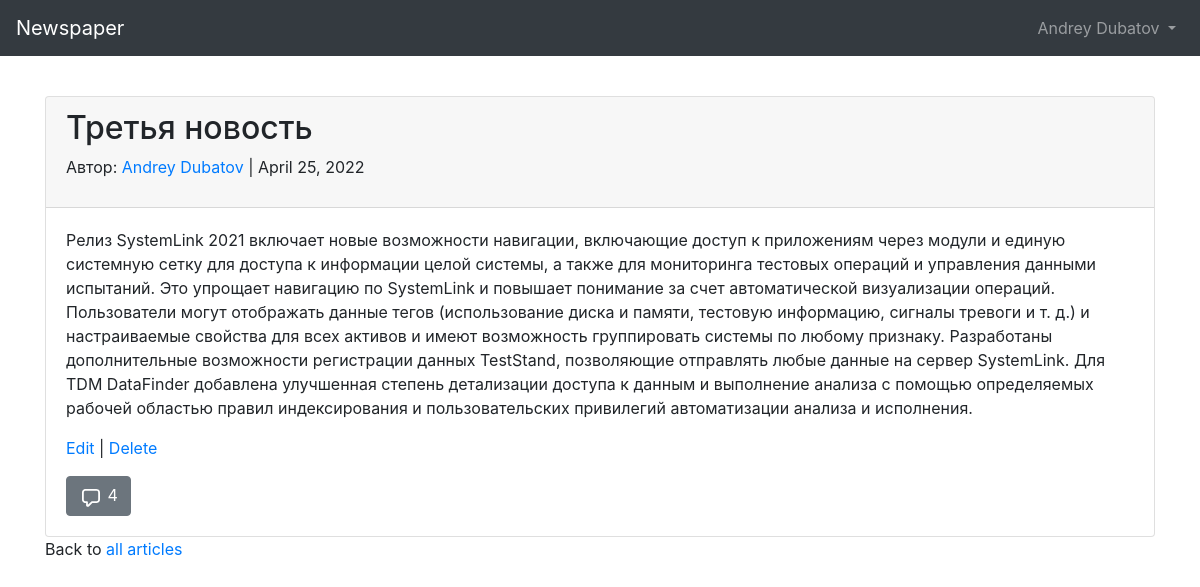
Page /news/3 (signed in) on the committed database.
### users/models.py (models this page shows)
class CustomUser(AbstractUser):
    age = models.PositiveIntegerField(null=True, blank=True)
    def __str__(self):
        return f'{self.first_name} {self.last_name}'

### news/models.py (models this page shows, shortened)
class Article(models.Model):
    title = models.CharField(max_length=255)
    body = models.TextField()
    author = models.ForeignKey(get_user_model(), on_delete=models.CASCADE)
    pub_date = models.DateField(auto_now_add=True)

### news/views.py (the view, shortened to what this page needs)
# urls.py: path('news/<int:pk>', NewsDetailView.as_view(), name='news_detail'),
class NewsDetailView(LoginRequiredMixin, FormMixin, DetailView):
    model = Article
    template_name = "news_detail.html"
    login_url = 'login'
    form_class = CreateCommentForm
    def get_context_data(self, **kwargs):
        context = super().get_context_data(**kwargs)
        form = CreateCommentForm()
        context['form'] = form
        return context

### news/models.py (called while the page is built)
    def __str__(self):
        return self.comment

### templates/news_detail.html (shortened to what this page needs)
{% extends 'base.html' %}
{% load crispy_forms_tags %}
{% block content %}
<div class="card">
    <div class="card-header">
        <h2>{{ object.title }}</h2>
        <p>Автор: <a class="link-secondary" href="{% url 'user_detail' object.author.pk %}">{{ object.author }}</a> | {{ object.pub_date }}</p>
    </div>
    <div class="card-body">
        <p>{{ object.body }}</p>
        <p>
            <a href="{% url 'news_update' article.pk %}">Edit</a> |
            <a href="{% url 'news_delete' article.pk %}">Delete</a>
        </p>
        <a class="btn btn-secondary" data-bs-toggle="collapse" href="#collapse{{ article.pk }}"
                            role="button" aria-expanded="false" aria-controls="collapse{{ article.pk }}">
                            {{ article.comments.count }}
                            </a>
    </div>
</div>
<p class="fs-1">Back to <a href="{% url 'news_list' %}">all articles</a></p>
{% endblock content %}

### templates/base.html (shortened to what this page needs)
<!doctype html>
<html lang="en"> <head>
<link rel="stylesheet" href="https://stackpath.bootstrapcdn.com/bootstrap/4.1.3/css/bootstrap.min.css"
crossorigin="anonymous">
<title>{% block title %}Newspaper App{% endblock title %}</title> </head>
<body>
<nav class="navbar navbar-expand-md navbar-dark bg-dark mb-4">
     <a class="navbar-brand" href="{% url 'home' %}">Newspaper</a>
<div class="collapse navbar-collapse" id="navbarCollapse">
{% if user.is_authenticated %} <ul class="navbar-nav ml-auto">
<li class="nav-item">
<a class="nav-link dropdown-toggle" href="#" id="userMenu"
                data-toggle="dropdown" aria-haspopup="true"
                aria-expanded="false">
                {% if user.first_name or user.last_name %}
                {{ user.first_name }} {{ user.last_name }}
                {% else %}
                {{ user.username }}
                {% endif %}
</a>
 </li>
</ul>
{% else %}
<form class="form-inline ml-auto">
<a href="{% url 'login' %}" class="btn btn-outline-secondary"> Log In</a>
<a href="{% url 'signup' %}" class="btn btn-primary ml-2"> Sign up</a>
</form> {% endif %}
</div> </nav>
<div class="container overflow-hidden py-3">
{% block content %}
{% endblock content %}
</div>
</body> </html>

### rows in the picture
CustomUser: first_name "Andrey", last_name "Dubatov"
Article: title "Третья новость", author "Andrey Dubatov", pub_date "April 25, 2022", body "Релиз SystemLink 2021 включает новые возможности навигации, включающие доступ к приложениям через модули и единую системную сетку для доступа к информации целой системы, а также для мониторинга тестовых операций и управления данными испытаний. Это упрощает навигацию по SystemLink и повышает понимание за счет автоматической визуализации операций. Пользователи могут отображать данные тегов (использование диска и памяти, тестовую информацию, сигналы тревоги и т. д.) и настраиваемые свойства для всех активов и имеют возможность группировать системы по любому признаку. Разработаны дополнительные возможности регистрации данных TestStand, позволяющие отправлять любые данные на сервер SystemLink.…", comments.count "4"
